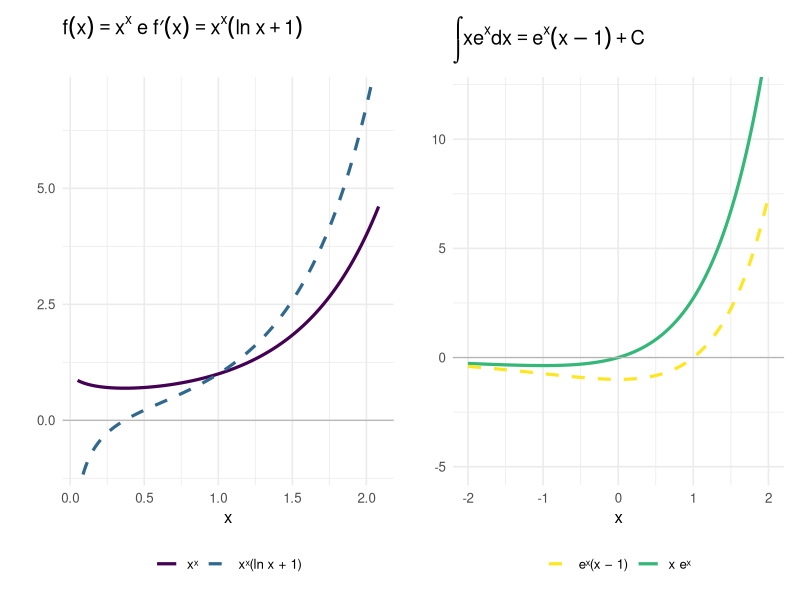

R code for this plot:
## ---- chunk 1
#| label: fig-monitoria7
#| fig-cap: "Monitoria 7: diferenciação logarítmica e integração por partes. À esquerda: $f(x)=x^x$ e $f'(x)=x^x(\\ln x+1)$. À direita: integrando $xe^x$ e sua primitiva $e^x(x-1)$."
#| fig-align: center
#| fig-width: 11
#| fig-height: 4.5

library(ggplot2)
library(patchwork)

base_t <- theme_minimal(base_size = 12)

# Exemplo 1: x^x e sua derivada
x1 <- seq(0.05, 2.5, length.out = 500)
df1 <- data.frame(
  x  = x1,
  f  = x1^x1,
  fp = x1^x1 * (log(x1) + 1)
)
df1 <- subset(df1, abs(fp) < 8 & f < 8)

p1 <- ggplot(df1, aes(x)) +
  geom_line(aes(y = f,  color = "xˣ"),              linewidth = 1.1) +
  geom_line(aes(y = fp, color = "xˣ(ln x + 1)"),   linewidth = 1.1, linetype = "dashed") +
  geom_hline(yintercept = 0, color = "gray70", linewidth = 0.4) +
  coord_cartesian(ylim = c(-1, 7)) +
  scale_color_manual(values = c("xˣ" = "#440154", "xˣ(ln x + 1)" = "#31688e")) +
  labs(title = expression(f(x) == x^x ~ "e" ~ f*minute(x) == x^x*(ln~x+1)),
       x = "x", y = "", color = NULL) +
  base_t + theme(legend.position = "bottom")

# Exemplo 4: x e^x e sua primitiva e^x(x-1)
x2 <- seq(-2, 3, length.out = 500)
df2 <- data.frame(
  x = x2,
  f = x2 * exp(x2),
  F = exp(x2) * (x2 - 1)
)
df2 <- subset(df2, abs(df2$f) < 15 & abs(df2$F) < 15)

p2 <- ggplot(df2, aes(x)) +
  geom_line(aes(y = f, color = "x eˣ"),         linewidth = 1.1) +
  geom_line(aes(y = F, color = "eˣ(x − 1)"),   linewidth = 1.1, linetype = "dashed") +
  geom_hline(yintercept = 0, color = "gray70", linewidth = 0.4) +
  coord_cartesian(ylim = c(-5, 12)) +
  scale_color_manual(values = c("x eˣ" = "#35b779", "eˣ(x − 1)" = "#FDE725")) +
  labs(title = expression(integral(x*e^x*dx) == e^x*(x-1)+C),
       x = "x", y = "", color = NULL) +
  base_t + theme(legend.position = "bottom")

p1 + p2
